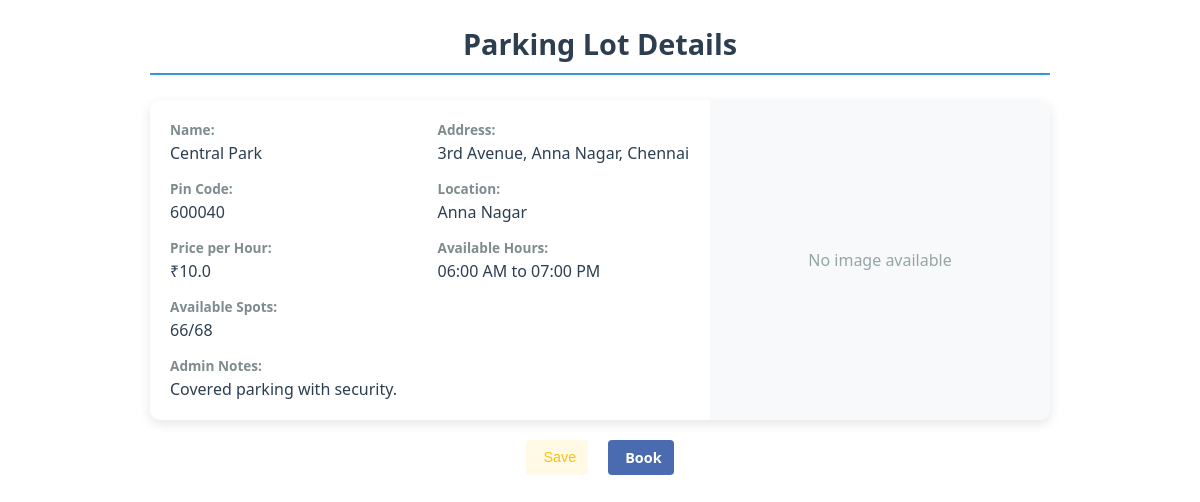
The app's page /user/parking/2, older data.
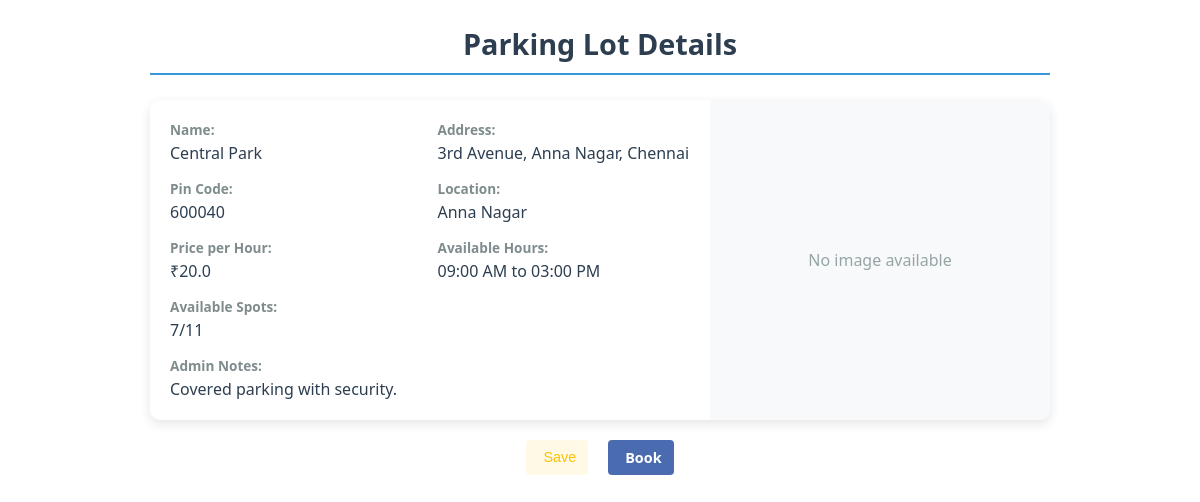
The same page, newer data.
### model.py (models this page shows, shortened)
class ParkingLot(db.Model):
    id = db.Column(db.Integer, primary_key=True)
    prime_location_name = db.Column(db.String(100))
    price_per_hour = db.Column(db.Float)
    max_parking_spots = db.Column(db.Integer, nullable=False)
    available_spots = db.Column(db.Integer, nullable=False)
    available_from = db.Column(db.Time)
    available_to = db.Column(db.Time)
    is_active = db.Column(db.Boolean, default=True)
    image_url = db.Column(db.String)
    admin_notes = db.Column(db.Text)
    location_id = db.Column(db.Integer, db.ForeignKey('location.id'), nullable=False)
    spots = db.relationship('ParkingSpot', backref='lot', cascade='all, delete-orphan', lazy=True)

### routes/user_routes.py (the view)
@user_bp.route('/parking/<int:lot_id>')
def view_parking_details(lot_id):
    parking_lot = ParkingLot.query.get(lot_id)
    all_locations = Location.query.options(
        joinedload(Location.parking_lots)
    ).all()
    lot_ids = [lot.id for loc in all_locations for lot in loc.parking_lots]
    if not parking_lot:
        return "Parking lot not found", 404
    spots_count = dict(db.session.query(
        ParkingSpot.lot_id,
        func.count(ParkingSpot.id)
    ).filter(
        ParkingSpot.lot_id.in_(lot_ids),
        ParkingSpot.status == 'A'
    ).group_by(ParkingSpot.lot_id).all())
    location_data = []
    for loc in all_locations:
        location_data.append({
            "location": loc,
            "lots": loc.parking_lots,
            "spots_count": spots_count
        })
    return render_template('partials/_view_parking_details.html',
                        lot=parking_lot,
                        location_data=location_data,
                        spots_count=spots_count,
                        available_spots_count=lambda lot: spots_count.get(lot.id, 0))

### templates/partials/_view_parking_details.html (shortened to what this page needs)
<!DOCTYPE html>
<html lang="en">
<head>
    <link rel="stylesheet" href="{{url_for('static', filename='style/partials/_view_parking_details.css')}}">
</head>
<body>
    <div class="parking-lot-details">
        <h2 class="lot-title">Parking Lot Details</h2>
        <div class="lot-info-card">
            <div class="lot-info-grid">
                <div class="info-item">
                    <span class="info-label">Name:</span>
                    <span class="info-value">{{ lot.prime_location_name }}</span>
                </div>
                <div class="info-item">
                    <span class="info-label">Address:</span>
                    <span class="info-value">{{ lot.location_ref.address }}</span>
                </div>
                <div class="info-item">
                    <span class="info-label">Pin Code:</span>
                    <span class="info-value">{{ lot.location_ref.pin_code }}</span>
                </div>
                <div class="info-item">
                    <span class="info-label">Location:</span>
                    <span class="info-value">{{ lot.location_ref.name }}</span>
                </div>
                <div class="info-item">
                    <span class="info-label">Price per Hour:</span>
                    <span class="info-value">₹{{ lot.price_per_hour }}</span>
                </div>
                <div class="info-item">
                    <span class="info-label">Available Hours:</span>
                    <span class="info-value">{{ lot.available_from.strftime('%I:%M %p') }} to {{
                        lot.available_to.strftime('%I:%M %p') }}</span>
                </div>
                <div class="info-item full-width">
                    <span class="info-label">Available Spots:</span>
                    <span class="info-value">{{ spots_count.get(lot.id, 0) }}/{{ lot.available_spots}}</span>
                </div>
                <div class="info-item full-width">
                    <span class="info-label">Admin Notes:</span>
                    <span class="info-value">{{ lot.admin_notes or 'No notes available' }}</span>
                </div>
            </div>
            <div class="lot-image-container">
                {% if lot.image_url %}
                <img src="{{ url_for('static', filename=lot.image_url) }}" alt="Parking Lot Image"
                    class="parking-lot-image">
                {% else %}
                <div class="no-image-placeholder">
                    <p>No image available</p>
                </div>
                {% endif %}
            </div>
        </div>
        <div class="action-buttons">
            <button class="action-btn favorite-btn" title="Add to Favorites" onclick="toggleFavorite({{ lot.id }})">
                <span class="action-label">Save</span>
            </button>
            <a href="{{ url_for('user.book_parking', lot_id=lot.id) }}"
                class="action-btn book-btn {% if not lot.is_active or available_spots_count(lot) == 0 %}disabled{% endif %}"
                title="Book Now" >
                <span class="action-label">Book</span>
            </a>
        </div>
    </div>
</body>
</html>

Row changes from the older to the newer data that the page shows:
changed ParkingLot "Central Park": price_per_hour "10.0" → "20.0"; available_from "06:00 AM" → "09:00 AM"; available_to "07:00 PM" → "03:00 PM"; available_spots "68" → "11"
Text that changed along with them:
{{ spots_count.get(lot.id, 0) }}: "66" → "7"
